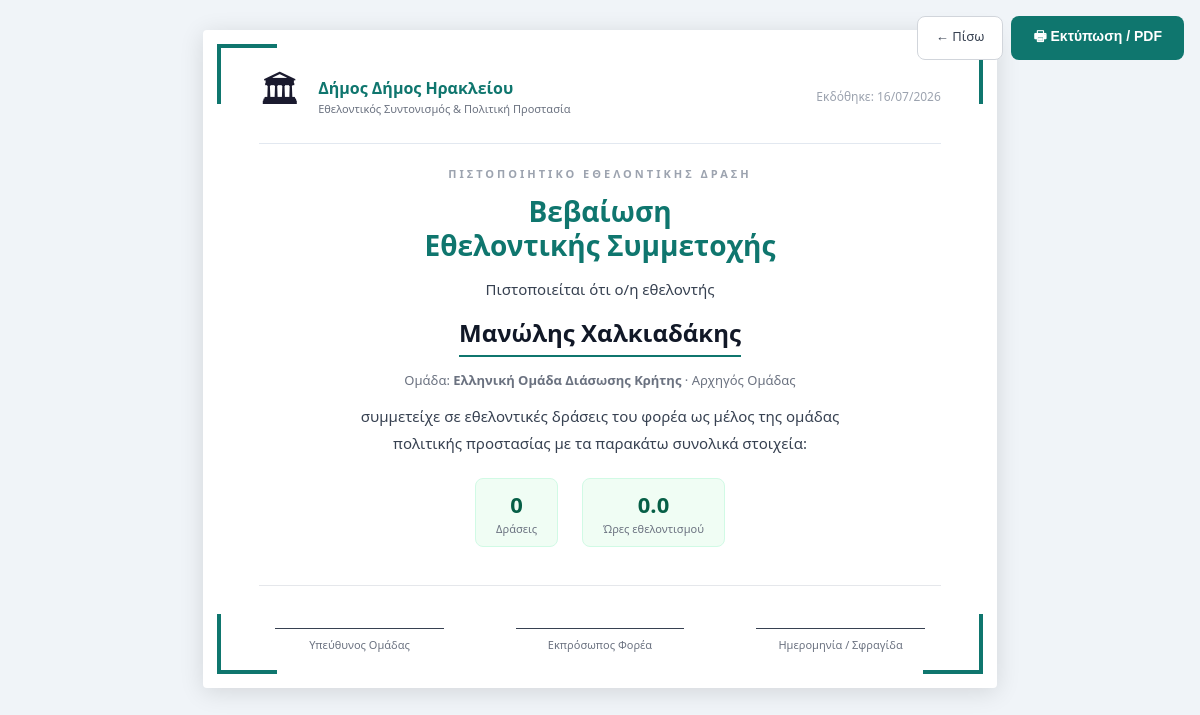
Screenshot of /public/team/members/1/certificate (signed in) with the database file from the repository.
### tables this page shows
CREATE TABLE users (
  id INT AUTO_INCREMENT PRIMARY KEY,
  municipality_id INT NULL,
  team_id INT NULL,
  name VARCHAR(255) NOT NULL,
  email VARCHAR(255) NOT NULL UNIQUE,
  phone VARCHAR(50) NULL,
  password_hash VARCHAR(255) NOT NULL,
  role ENUM('super_admin','municipality_admin','team_admin','event_operator') NOT NULL,
  status ENUM('active','inactive') NOT NULL DEFAULT 'active',
  language_code VARCHAR(10) NULL,
  last_login_at DATETIME NULL,
  created_at DATETIME NOT NULL DEFAULT CURRENT_TIMESTAMP,
  updated_at DATETIME NULL ON UPDATE CURRENT_TIMESTAMP,
  INDEX idx_users_municipality_id (municipality_id),
  INDEX idx_users_team_id (team_id),
  FOREIGN KEY (language_code) REFERENCES languages(code)
);

CREATE TABLE team_members (
  id INT AUTO_INCREMENT PRIMARY KEY,
  team_id INT NOT NULL,
  municipality_id INT NOT NULL,
  user_id INT NULL,
  full_name VARCHAR(255) NOT NULL,
  phone VARCHAR(50) NOT NULL,
  email VARCHAR(255) NULL,
  date_of_birth DATE NULL,
  address VARCHAR(255) NULL,
  civil_protection_registry_no VARCHAR(100) NULL,
  role_in_team VARCHAR(100) NULL,
  notes TEXT NULL,
  blood_type VARCHAR(10) NULL,
  driving_license VARCHAR(50) NULL,
  certifications TEXT NULL,
  id_number VARCHAR(50) NULL,
  amka VARCHAR(20) NULL,
  is_team_admin TINYINT(1) NOT NULL DEFAULT 0,
  is_assistant_admin TINYINT(1) NOT NULL DEFAULT 0 COMMENT '1 = Βοηθός Αρχηγού with team_admin login access',
  assistant_promoted_at DATETIME NULL,
  assistant_promoted_by INT NULL,
  status ENUM('active','inactive') NOT NULL DEFAULT 'active',
  created_at DATETIME NOT NULL DEFAULT CURRENT_TIMESTAMP,
  updated_at DATETIME NULL ON UPDATE CURRENT_TIMESTAMP,
  INDEX idx_tm_team (team_id),
  INDEX idx_tm_muni (municipality_id),
  INDEX idx_tm_status (status),
  INDEX idx_tm_user (user_id),
  INDEX idx_tm_assistant_admin (team_id, is_assistant_admin, status)
);

### views/team/member_certificate.php (the view, shortened to what the rows shown need)
<?php
$terms = authority_context((int) ($mun['id'] ?? current_municipality_id()));
$orgName = $terms['official_name'] ?? ($mun['name'] ?? 'Φορέας');
$eventSingular = $terms['event_singular'] ?? 'Δράση';
$eventPlural = $terms['event_plural'] ?? 'Δράσεις';
$eventPluralLc = $terms['event_plural_lc'] ?? mb_strtolower($eventPlural, 'UTF-8');
?>
<!DOCTYPE html>
<html lang="el">
<head>
<title><?= e(t('team/member_certificate.001', 'Πιστοποιητικό Εθελοντή —')) ?> <?= e($member['full_name']) ?></title>
</head>
<body>
<div class="no-print">
  <a href="javascript:history.back()" class="btn-back">&#8592; Πίσω</a>
  <button class="btn-print" onclick="window.print()">&#128438; Εκτύπωση / PDF</button>
</div>
<div class="cert-page">
  <div class="cert-inner"></div>
  <div class="cert-inner2"></div>
  <div class="cert-content">
    <div class="cert-top">
      <?php if ($logo): ?>
        <img src="<?= e($logo) ?>" alt="Logo">
      <?php else: ?>
        <span style="font-size:36px">&#127963;</span>
      <?php endif; ?>
      <div>
        <div class="mun-name"><?= e($orgName) ?></div>
        <div class="mun-sub">Εθελοντικός Συντονισμός &amp; Πολιτική Προστασία</div>
      </div>
      <div style="margin-left:auto">
        <div class="cert-date"><?= e(t('team/member_certificate.002', 'Εκδόθηκε:')) ?> <?= e(gr_date(date('Y-m-d'))) ?></div>
      </div>
    </div>
    <div class="cert-headline"><?= e(t('team/member_certificate.003', 'Πιστοποιητικό Εθελοντικής')) ?> <?= e($eventSingular) ?></div>
    <div class="cert-title"><?= e(t('team/member_certificate.004', 'Βεβαίωση')) ?><br><?= e(t('team/member_certificate.005', 'Εθελοντικής Συμμετοχής')) ?></div>
    <div class="cert-body"><?= e(t('team/member_certificate.006', 'Πιστοποιείται ότι ο/η εθελοντής')) ?></div>
    <div class="cert-name"><?= e($member['full_name']) ?></div>
    <div class="cert-team-label">
      <?= e(t('team/member_certificate.007', 'Ομάδα:')) ?> <strong><?= e($teamName) ?></strong>
      <?php if ($member['role_in_team']): ?>
        · <?= e($member['role_in_team']) ?>
      <?php endif; ?>
    </div>
    <div class="cert-body">
      <?= e(t('team/member_certificate.017', 'συμμετείχε σε εθελοντικές')) ?> <?= e($eventPluralLc) ?> <?= e(t('team/member_certificate.018', 'του φορέα ως μέλος της ομάδας πολιτικής προστασίας με τα παρακάτω συνολικά στοιχεία:')) ?>
    </div>
    <div class="cert-stats">
      <div class="cert-stat">
        <div class="v"><?= (int) $stats['attended_events'] ?></div>
        <div class="l"><?= e($eventPlural) ?></div>
      </div>
      <div class="cert-stat">
        <div class="v"><?= number_format((float)($stats['total_hours'] ?? 0), 1) ?></div>
        <div class="l"><?= e(t('team/member_certificate.009', 'Ώρες εθελοντισμού')) ?></div>
      </div>
    </div>
    <div class="cert-sigs">
      <div class="cert-sig">
        <div class="sig-line"></div>
        <div class="sig-lbl"><?= e(t('team/member_certificate.014', 'Υπεύθυνος Ομάδας')) ?></div>
      </div>
      <div class="cert-sig">
        <div class="sig-line"></div>
        <div class="sig-lbl"><?= e(t('team/member_certificate.015', 'Εκπρόσωπος Φορέα')) ?></div>
      </div>
      <div class="cert-sig">
        <div class="sig-line"></div>
        <div class="sig-lbl"><?= e(t('team/member_certificate.016', 'Ημερομηνία / Σφραγίδα')) ?></div>
      </div>
    </div>
  </div>
</div>
</body>
</html>

### app/Helpers/Router.php (shortened to what the rows shown need)
<?php
class Router
{
    private $routes = [];
    public function get($pattern, $handler, array $options = [])
    {
        $this->routes[] = ['GET', $pattern, $handler, $options];
    }
    public function post($pattern, $handler, array $options = [])
    {
        $this->routes[] = ['POST', $pattern, $handler, $options];
    }
    public function dispatch($method, $uri)
    {
        $path = parse_url($uri, PHP_URL_PATH);
        $base = base_uri();
        if ($base !== '' && strpos($path, $base) === 0) {
            $path = substr($path, strlen($base));
        } else {
            $parent = preg_replace('#/public$#', '', $base);
            if ($parent !== $base && $parent !== '' && strpos($path, $parent) === 0) {
                $path = substr($path, strlen($parent));
            }
        }
        $path = '/' . trim($path, '/');
        foreach ($this->routes as $route) {
            list($m, $pattern, $handler, $options) = $route;
            if ($m !== $method) {
                continue;
            }
            $regex = '#^' . preg_replace_callback(
                '/\{([a-zA-Z_]+)\}/',
                function ($m) {
                    return $m[1] === 'token' ? '([A-Za-z0-9]+)' : '(\d+)';
                },
                $pattern
            ) . '$#';
            if (preg_match($regex, $path, $matches)) {
                array_shift($matches);
                $this->enforceAccess($options);
                list($class, $action) = explode('@', $handler);
                $controller = new $class();
                return call_user_func_array([$controller, $action], $matches);
            }
        }
    }
    private function enforceAccess(array $options)
    {
        if (!empty($options['roles'])) {
            requireRole($options['roles']);
            return;
        }
    }
}

### rows the page displays
users: orgName "Δήμος Δήμος Ηρακλείου", language_code "Εκδόθηκε:", language_code "ΠΙΣΤΟΠΟΙΗΤΙΚΌ ΕΘΕΛΟΝΤΙΚΉΣ", eventSingular "ΔΡΆΣΗ", language_code "Βεβαίωση", language_code "Εθελοντικής Συμμετοχής", language_code "Πιστοποιείται ότι ο/η εθελοντής", team_members.full_name "Μανώλης Χαλκιαδάκης", language_code "Ομάδα:", team_members.role_in_team "Αρχηγός Ομάδας", language_code "συμμετείχε σε εθελοντικές", eventPluralLc "δράσεις", language_code "του φορέα ως μέλος της ομάδας πολιτικής προστασίας με τα παρακάτω συνολικά στοιχεία:", attended_events "0", eventPlural "Δράσεις", total_hours "0.0", language_code "Ώρες εθελοντισμού", language_code "Υπεύθυνος Ομάδας", language_code "Εκπρόσωπος Φορέα", language_code "Ημερομηνία / Σφραγίδα"
